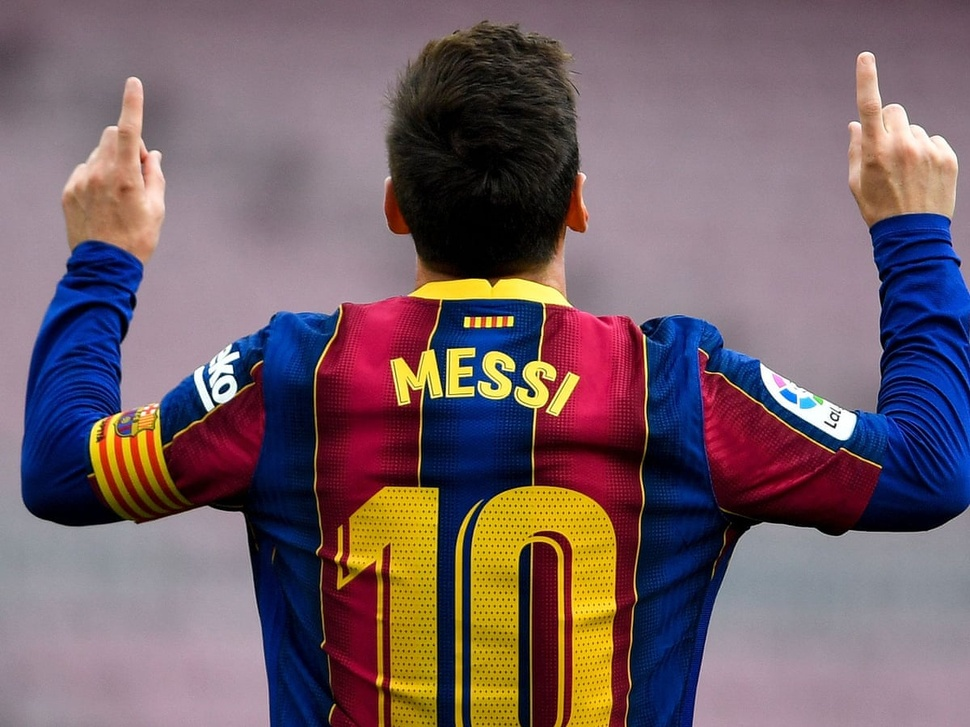
#> input picture images/2201.jpg, 970 x 727 px, shrunk from 1200 x 900 before the run, found by its file name
$ python test_line.py
#> lines starting #> are read from the running program, lines starting #| are printed output that depends on the picture; after the words box and inside, x2 and y2 are one past the last pixel; in counts of white or black regions, pixels touching at a corner belong together
import cv2
import time
import test_code

window_name = 'Image'
cv2.namedWindow(window_name)  # , cv2.WND_PROP_FULLSCREEN)

#path
image_path = r'C:\Users\Admin\Desktop\projects\face_segmentation\images\2201.jpg'


def read_image(path):
    # Reading an image in default mode
    image = cv2.imread(path)
#> image is the input picture: shape (727, 970, 3); mean B, G, R 102.1, 94.7, 115.1
    # Window name in which image is displayed
    return image


def draw_line(image, sp=(0, 0), ep=(150, 50), color=(0, 255, 0), thickness=9):
    # Start coordinate, here (0, 0)
    # represents the top left corner of image
#> called with sp = (0, 0), ep = (100, 150), color = (0, 50, 0), thickness = 20
    start_point = sp

    # End coordinate, here (250, 250)
    # represents the bottom right corner of image
    end_point = ep

    # Green color in BGR
    color = color

    # Line thickness of 9 px
    thickness = thickness

    # Using cv2.line() method
    # Draw a diagonal green line with thickness of 9 px
    image = cv2.line(image, start_point, end_point, color, thickness)
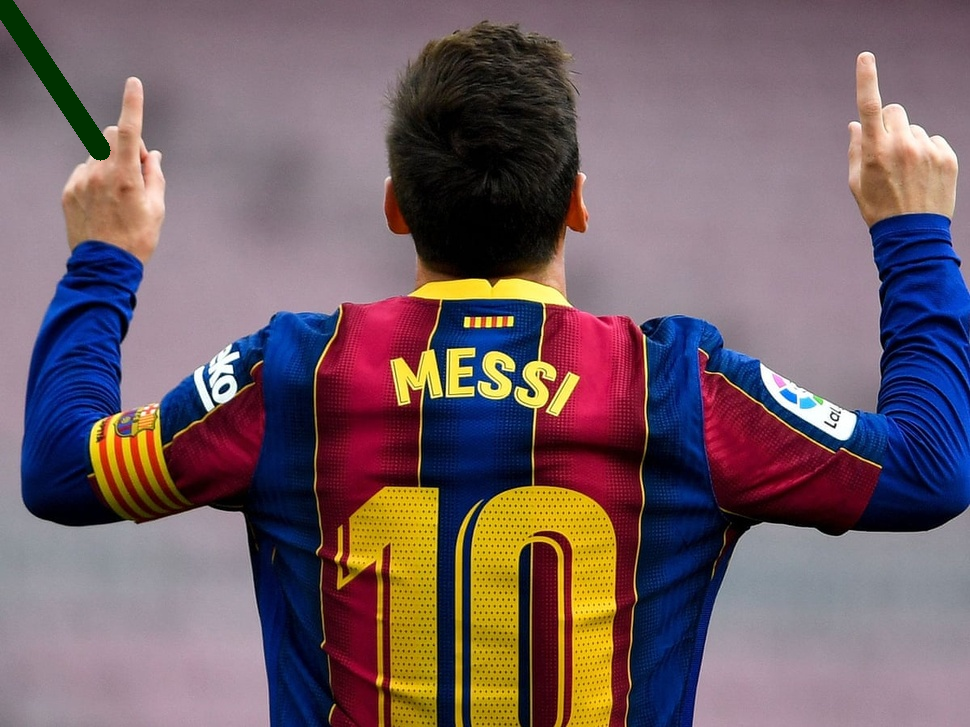
#> image: shape (727, 970, 3); 0.55% of pixels changed, all inside (x1, y1, x2, y2) = (0, 0, 111, 161)

    return image


def show_image(image):
    # Displaying the image
    while True:
        cv2.imshow(window_name, image)
        key = cv2.waitKey(20)
#> (key Esc is pressed here)
        if key == 27:  # exit on ESC
            break


def main():
    img = read_image(image_path)
    img = draw_line(img, thickness=20, ep=(100, 150), color=(0,50,0))
    show_image(img)


if __name__ == '__main__':
    main()

$ run again, with images/2202.jpg copied over images/2201.jpg
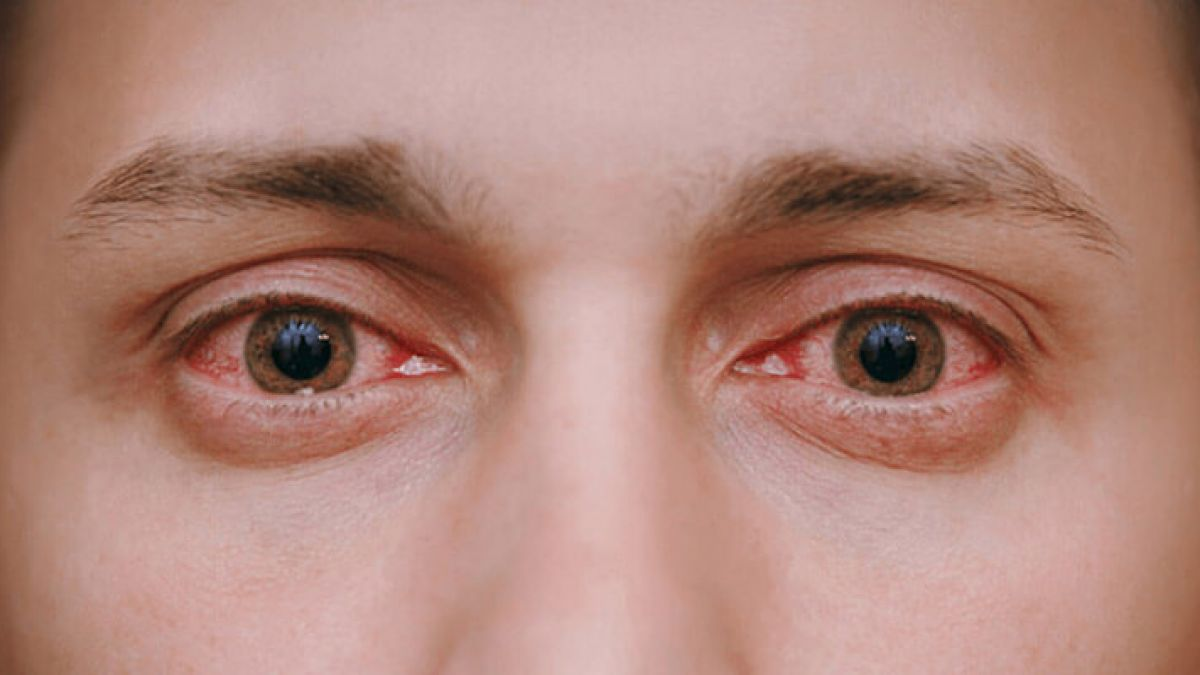
#> input picture images/2202.jpg, 1200 x 675 px, found by its file name
#> in read_image, image is the input picture: shape (675, 1200, 3); mean B, G, R 122.8, 134.2, 177.1
#> in draw_line, `image = cv2.line(image, start_point, end_point, color, thickness)`:
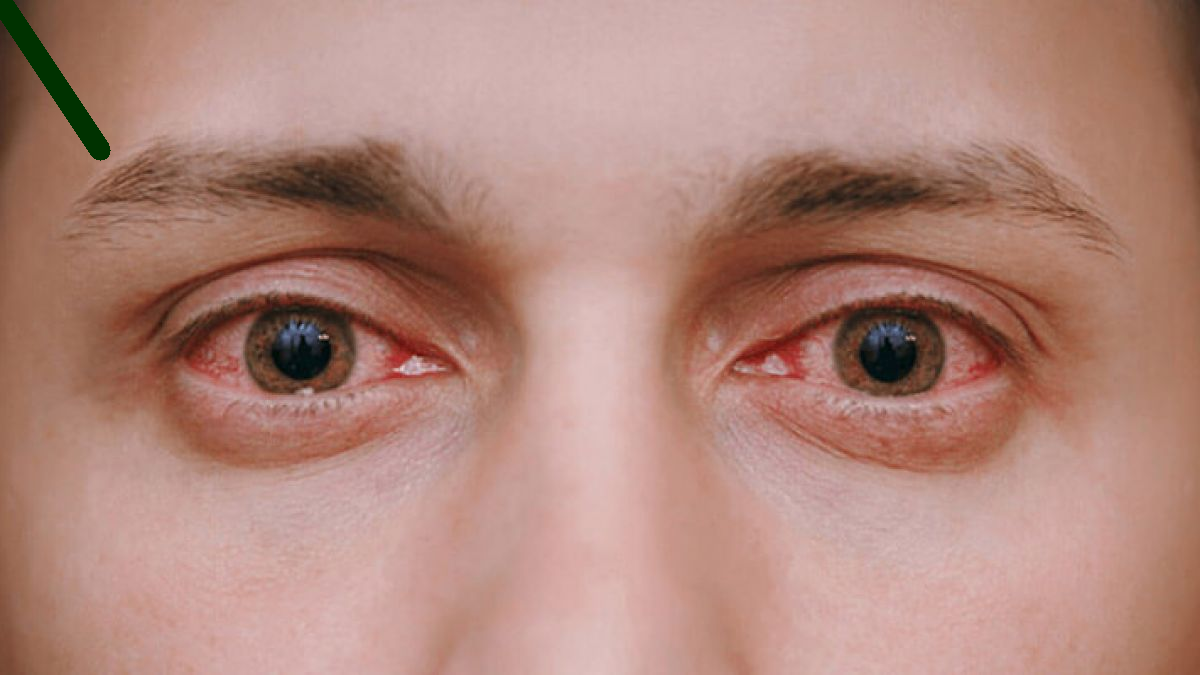
#> image: shape (675, 1200, 3); 0.48% of pixels changed, all inside (x1, y1, x2, y2) = (0, 0, 111, 161)
